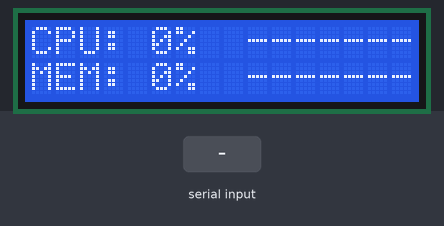
Recording of a sketch running on a simulated Arduino Uno, built with avr-gcc and run on an emulated ATmega328P. Parts: 16×2 character LCD. The test bench sets the inputs (shaded band). What the sketch prints to the serial monitor is not drawn.

Above: at 1.3 s.
1.4 s: "cpu\n" received over Serial
4.4 s: "90,45,200\n" received over Serial
7.4 s: "30,150,10\n" received over Serial
At 12.0 s:
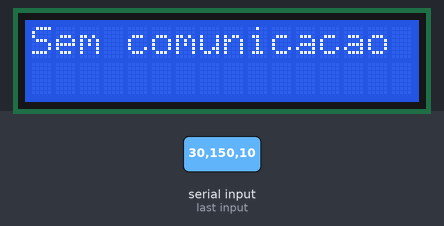
Timing chart, 0 to 13.5 s (numbered marks = the images above; inputs shaded):
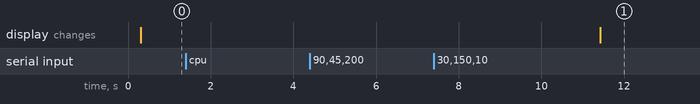

The sketch:

LCD_ino.ino
```cpp
#include <LiquidCrystal.h> //Inclusão biblioteca LCD

LiquidCrystal lcd(9, 8, 5, 4, 3, 2); //Ligação dos pinos do LCD

//Declaracao novos caracteres
byte p1[8] = {0x10,0x10,0x10,0x1f,0x10,0x10,0x10,0x10};
byte p2[8] = {0x18,0x18,0x18,0x1f,0x18,0x18,0x18,0x18};
byte p3[8] = {0x1C,0x1C,0x1C,0x1f,0x1C,0x1C,0x1C,0x1C};
byte p4[8] = {0x1E,0x1E,0x1E,0x1f,0x1E,0x1E,0x1E,0x1E};
byte p5[8] = {0x1F,0x1F,0x1F,0x1f,0x1F,0x1F,0x1F,0x1F};

int cpu = 0;
int mem = 0;


String inputString = "";         // a string to hold incoming data
boolean stringComplete = false;

long lastUpdate = 0;


void setup(){

  delay(100);
  //Inicia a porta serial
  Serial.begin(9600);

  //Salva os novos caracteres no LCD
  lcd.createChar(0, p1);
  lcd.createChar(1, p2);
  lcd.createChar(2, p3);
  lcd.createChar(3, p4);
  lcd.createChar(4, p5);

  //Inicia o LCD com 16 caracteres com duas linhas
  lcd.begin(16, 2);


  inputString.reserve(200);
}

void loop(){


  if (stringComplete) {

    // clear the string:

    //char valueArray[inputString.length() + 1];
    //int value = atoi(valueArray);

    Serial.println(inputString);
    drawInfoBar("CPU","%",0,9,7,inputString.toInt());
    String command = inputString.substring(0,3);

    if (command == "cpu"){
        cpu = inputString.substring(4).toInt();
        lastUpdate = millis();
    } else if (command == "cpu"){
        mem = inputString.substring(4).toInt();
        lastUpdate = millis();
    }

    inputString = "";
    stringComplete = false;

  }

  unsigned long currentMillis = millis();

  if(currentMillis - lastUpdate < 10000) {

  drawInfoBar("CPU","%",0,9,7,cpu);
  drawInfoBar("MEM","%",1,9,7,mem);

  }else{
      lcd.clear();
      lcd.print("Sem comunicacao");
      delay(500);
  }
}

void drawInfo(String info, int line){
  lcd.setCursor(0,line);
  lcd.print("                ");
  lcd.setCursor(0,line);
  lcd.print(info);

}
void drawInfoBar(String info, String signal, int line, int positionBar, int sizeBar, int value){

    lcd.setCursor(0,line);
    lcd.print("                ");
    lcd.setCursor(0,line);
    if (value!= 100){
      lcd.print(info+": ");
    }else{
      lcd.print(info+ " ");
    }

    lcd.print(value);
    lcd.print(signal);
    drawBar(value,line,positionBar,sizeBar);
}

void drawBar(int value, int lineBar, int positionBar, int sizeBar){
   lcd.setCursor(positionBar, lineBar);
  //quantidade de barrinhas
  int barras=((5*sizeBar)*value)/100; //Define a quantidade de barras necessarias

  //Itera até obter a barra completa.
  for (int i=0;i<=(sizeBar-1);i++){
    if (barras >= 5){
      //imprime quadrados completos (5 barras)
      lcd.print((char)4);
      barras = barras - 5;
    }else{
      //imprime quadrados parciais (brancos ou até 4 barras)
      switch (barras) {
      case 0:
        lcd.print("-");
        break;
      case 1:
        lcd.print((char)0);
        barras = barras - 1;
        break;
      case 2:
        lcd.print((char)1);
        barras = barras - 2;
        break;
      case 3:
        lcd.print((char)2);
        barras = barras - 3;
        break;
      case 4:
        lcd.print((char)3);
        barras = barras - 4;
        break;
      }
    }
  }
}
void serialEvent() {
  while (Serial.available()) {
    // get the new byte:
    char inChar = (char)Serial.read();
    // add it to the inputString:
    inputString += inChar;
    // if the incoming character is a newline, set a flag
    // so the main loop can do something about it:
    if (inChar == '\n') {
      stringComplete = true;
    }
  }
}
```

Measured:
- after the input at 1.4 s, every drawn part: stays the same
- after the input at 4.4 s, every drawn part: stays the same
